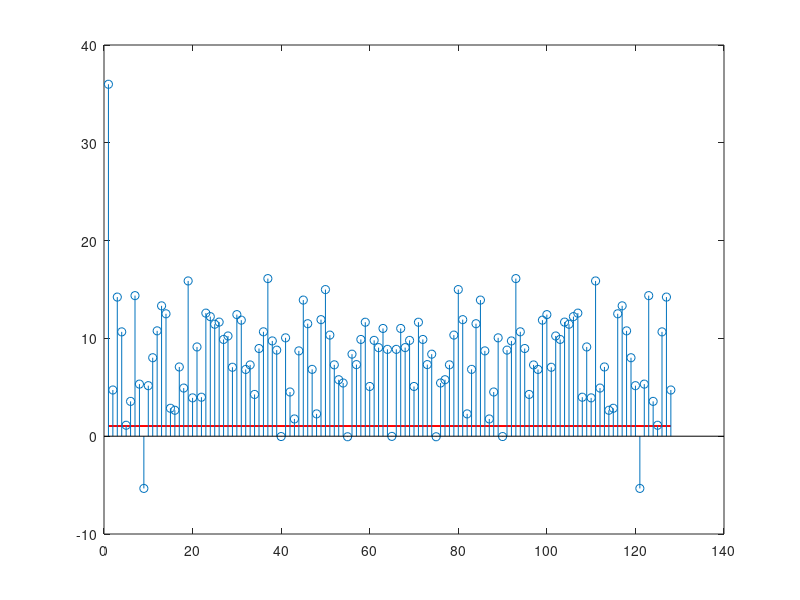
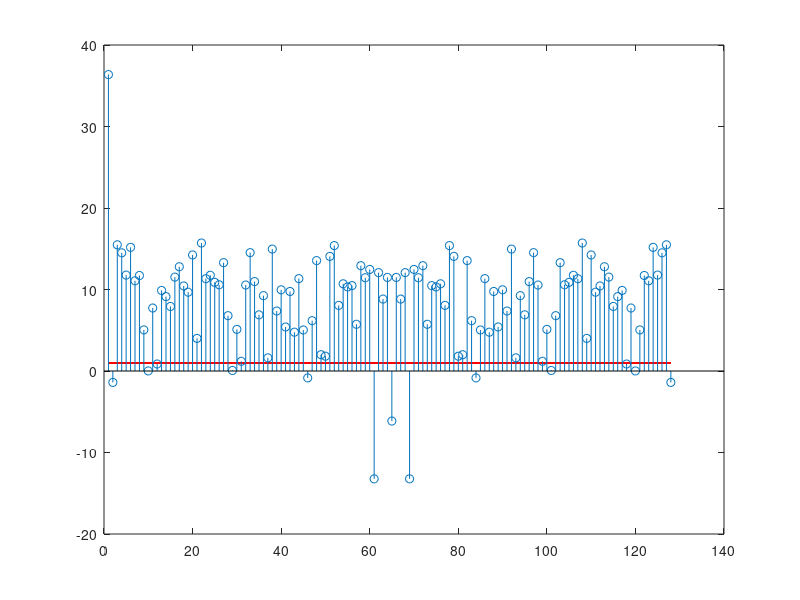
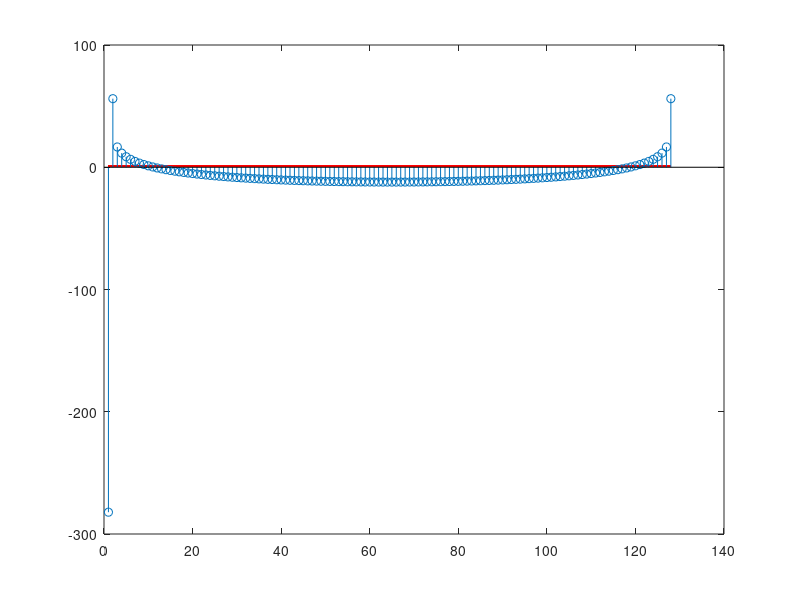

Recreate these plots in MATLAB, in order.
%Ejercicio 3

s = zeros(3,128);

s(1,:) = rand(1,128);

s(2,:) = rand(1,128);

%s(3,:) = rand(1,128);
t = [0:1/127:1];
s(3,:) = 10*sin(2*pi*1*t);

S = zeros(3,128);
S(1,:) = abs(fft(s(1,:)));

S(2,:) = abs(fft(s(2,:)));

S(3,:) = abs(fft(s(3,:)));

%Expresamos la magnitud del espacio en frecuencias en decibeles
S = 20.*log10(S);

%Recorremos las 3 senales y calculamos cuantos elementos tienen por encima de los 3db
%... estos son los que nosotros consideramos asi que esos son los que formaran el ancho de banda
ancho = zeros(3,1);
for j=1:3

	for i=1:128
		if S(j,i) > 3
			ancho(j,1) = ancho(j,1) +1;
		end
	end

	figure(j)
	plot(ones(length(S(j,:))),'r');
	hold on;
	stem(S(j,:));

end

[dummy,i]=sort(ancho(:,1));

s_ordenado = zeros(3,128);
s_ordenado(1,:) = s(i(1),:);
s_ordenado(2,:) = s(i(2),:);
s_ordenado(3,:) = s(i(3),:);